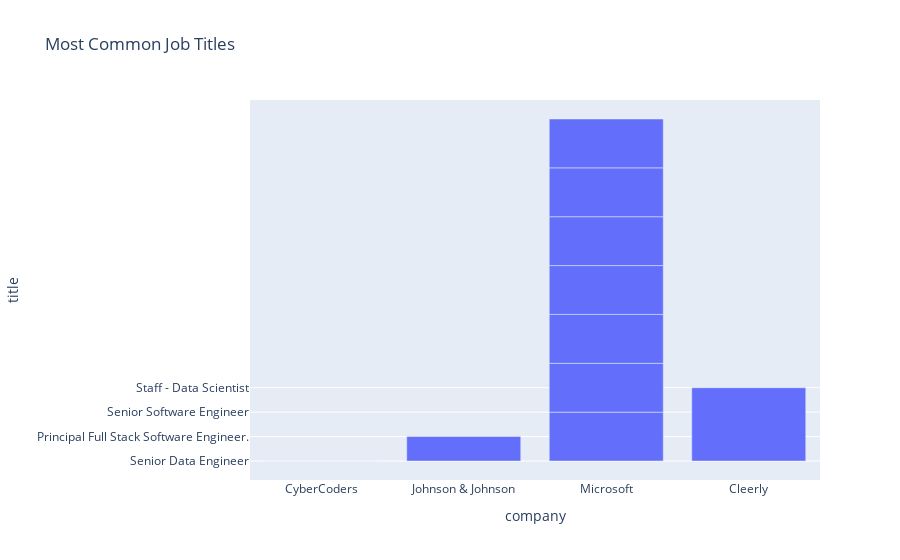

Write notebook code for a chart like this one.
### Code cell
fig = px.bar(df.head(10), x='company', y='title', title='Most Common Job Titles')
fig.show()

### Figure 1 — Plotly figure (JSON) as saved in the notebook; plotly's stock layout.template omitted (floating-point values rounded to 4 significant figures)
{"data": [{"hovertemplate": "company=%{x}<br>title=%{y}<extra></extra>", "legendgroup": "", "marker": {"color": "#636efa", "pattern": {"shape": ""}}, "name": "", "orientation": "v", "showlegend": false, "textposition": "auto", "type": "bar", "x": ["CyberCoders", "Johnson & Johnson", "Microsoft", "Microsoft", "Microsoft", "Microsoft", "Microsoft", "Cleerly", "Microsoft", "Microsoft"], "xaxis": "x", "y": ["Senior Data Engineer", "Principal Full Stack Software Engineer.", "Senior Software Engineer", "Senior Software Engineer", "Senior Software Engineer", "Senior Software Engineer", "Senior Software Engineer", "Staff - Data Scientist", "Senior Software Engineer", "Senior Software Engineer"], "yaxis": "y"}], "layout": {"barmode": "relative", "legend": {"tracegroupgap": 0}, "title": {"text": "Most Common Job Titles"}, "xaxis": {"anchor": "y", "domain": [0, 1], "title": {"text": "company"}}, "yaxis": {"anchor": "x", "domain": [0, 1], "title": {"text": "title"}}}}
